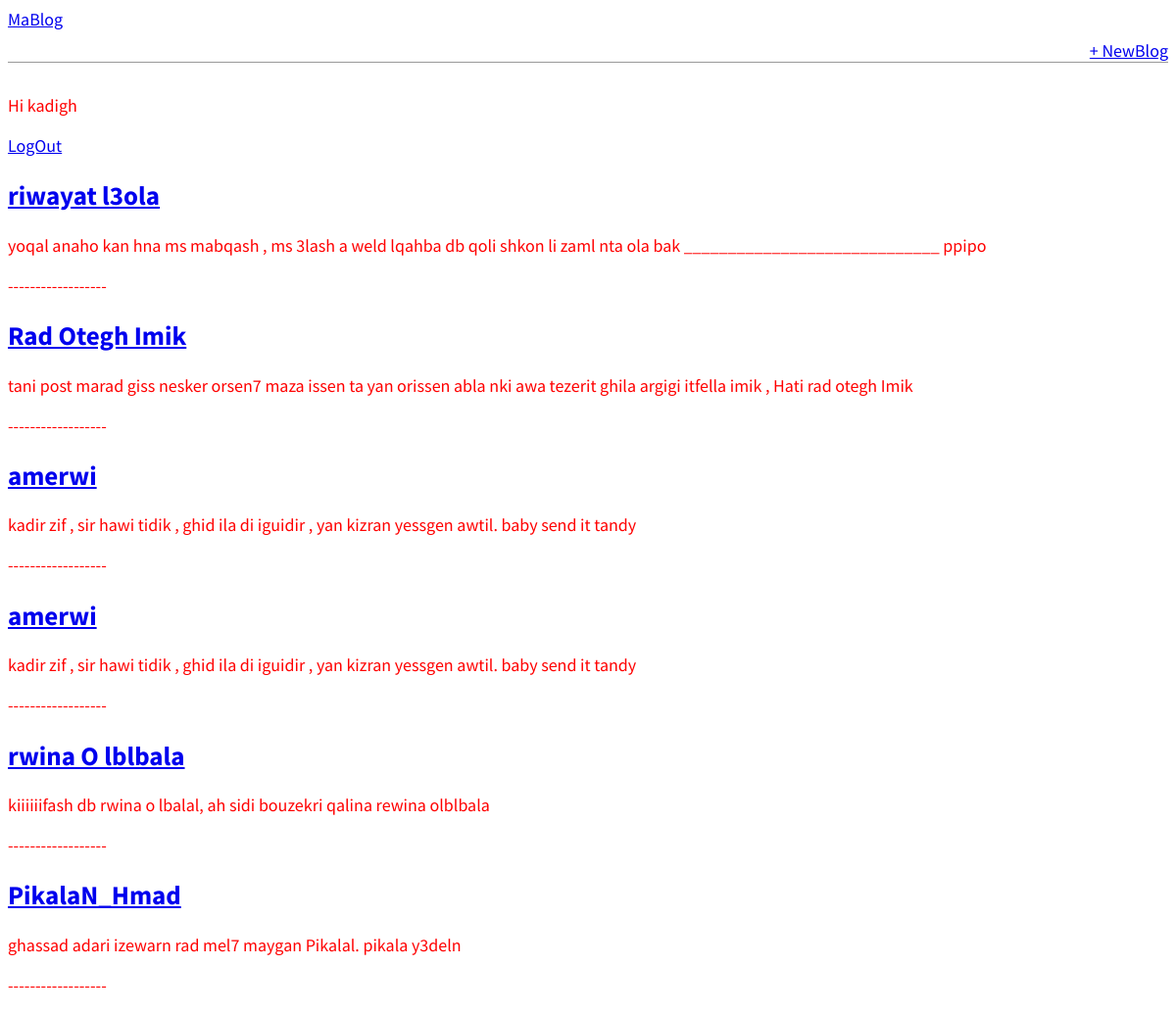
The app's page / (signed in) with its own data.
### Mablog/models.py (models this page shows, shortened)
class Post(models.Model):
    title=models.CharField(max_length=30)
    author=models.ForeignKey(
        User,
        on_delete=models.CASCADE
    )
    body=models.TextField()

### Mablog/views.py (the view)
# urls.py: path('', BlogView.as_view(), name='home'),
class BlogView(ListView):
    model=Post
    context_object_name='blog_posts'
    template_name='home.html'

### templates/home.html
{% extends "base.html" %}
{% block content %}
    {%for post in blog_posts%}
    <div class='postEntry'>
        <h2><a href="{% url 'post_detail' pk=post.pk %}">{{post.title}}</a></h2>
        <p>{{post.body}}</p>
        <p>------------------</p>
    </div>
    {% endfor %}
{% endblock content %}

### templates/base.html (shortened to what this page needs)
<!DOCTYPE html>
{%load static%}
<html>
    <head>
        <link href="{% static 'css/base.css' %}" rel="stylesheet">
    </head>
    <body>
        <header>
            <div class="nav-left">
                <a href="{% url 'home' %}">MaBlog</a>
            </div>
            <div class="nav-right">
                <a href="{% url 'post_new' %}">+ NewBlog</a>
            </div>
        </header>
        {% if user.is_authenticated%}
            <p>Hi {{user.username}}</p>
            <a href="{% url 'logout' %}">LogOut</a>
        {% else %}
            <p>You are not logged In</p>
            <a href="{% url 'login' %}">LogIn</a>
        {%endif%}
        {% block content%}
        {% endblock content%}
    </body>
</html>

### static/css/base.css (style rules this page uses)
body { color: red; }
body { font-family: 'Source Sans Pro', sans-serif; font-size: 18px; }
header { border-bottom: 1px solid #999; margin-bottom: 2rem; display: flex; }
.nav-left { margin-right: auto; }
.nav-right { display: flex; padding-top: 2rem; }

### records on screen
Post: title "riwayat l3ola", body "yoqal anaho kan hna ms mabqash , ms 3lash a weld lqahba db qoli shkon li zaml nta ola bak _____________________________ ppipo"
Post: title "Rad Otegh Imik", body "tani post marad giss nesker orsen7 maza issen ta yan orissen abla nki awa tezerit ghila argigi itfella imik , Hati rad otegh Imik"
Post: title "amerwi", body "kadir zif , sir hawi tidik , ghid ila di iguidir , yan kizran yessgen awtil. baby send it tandy"
Post: title "amerwi", body "kadir zif , sir hawi tidik , ghid ila di iguidir , yan kizran yessgen awtil. baby send it tandy"
Post: title "rwina O lblbala", body "kiiiiiifash db rwina o lbalal, ah sidi bouzekri qalina rewina olblbala"
Post: title "PikalaN_Hmad", body "ghassad adari izewarn rad mel7 maygan Pikalal. pikala y3deln"

### other values on screen
{{ user.username }} "kadigh"
